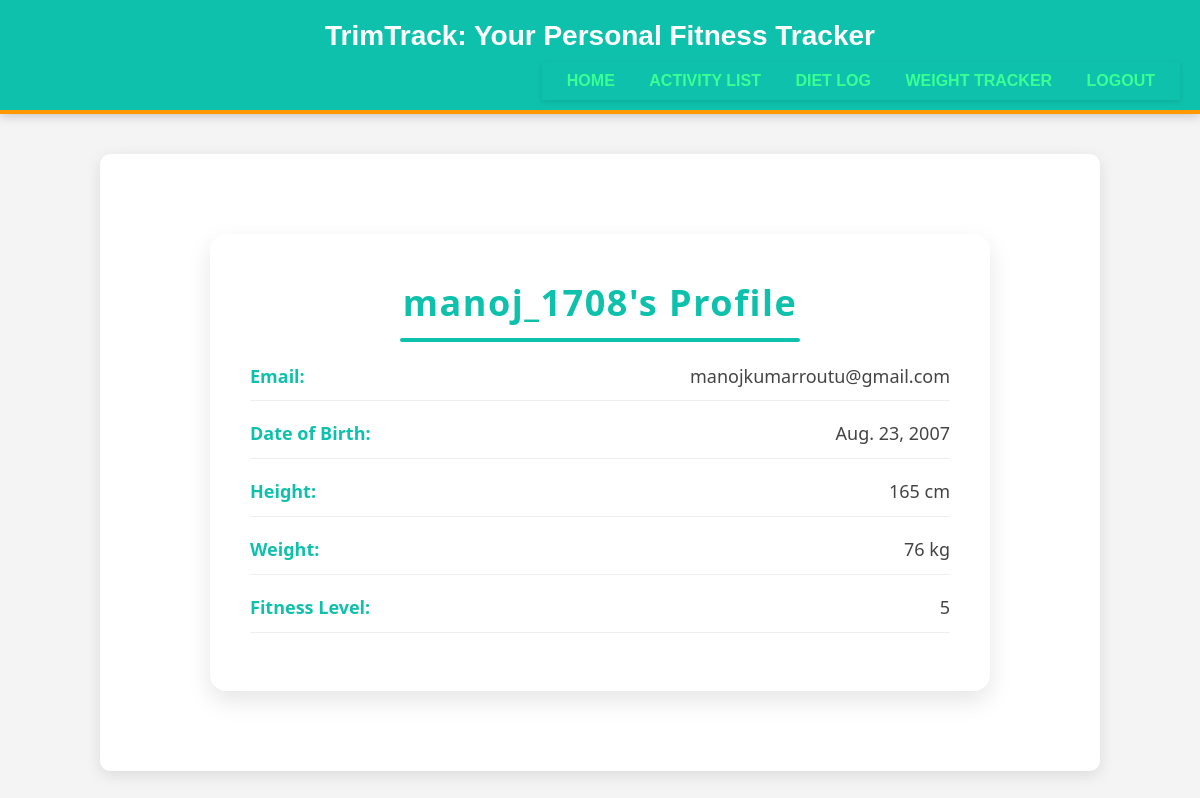
Screenshot of /fitness/profile/ (signed in) with the database file from the repository.
### fitness/models.py (models this page shows, shortened)
class UserProfile(models.Model):
    user = models.OneToOneField(User, on_delete=models.CASCADE)
    date_of_birth = models.DateField()
    height = models.IntegerField()
    weight = models.IntegerField()
    fitness_level = models.IntegerField()

### fitness/views.py (the view)
# urls.py: path('profile/', profile, name='profile'),]
def profile(request):
    user_profile = UserProfile.objects.get(user=request.user)
    context = {
        'user': request.user,
        'user_profile': user_profile
    }
    return render(request, 'fitness/profile.html', context)

### fitness/templates/fitness/profile.html (shortened to what this page needs)
{% extends 'fitness/base.html' %}
{% block content %}
<div class="profile-container">
    <div class="profile-header">{{ user.username }}'s Profile</div>
    <div class="profile-info">
        <div class="info-row">
            <div class="info-label">Email:</div>
            <div class="info-value">{{ user.email }}</div>
        </div>
        <div class="info-row">
            <div class="info-label">Date of Birth:</div>
            <div class="info-value">{{ user_profile.date_of_birth }}</div>
        </div>
        <div class="info-row">
            <div class="info-label">Height:</div>
            <div class="info-value">{{ user_profile.height }} cm</div>
        </div>
        <div class="info-row">
            <div class="info-label">Weight:</div>
            <div class="info-value">{{ user_profile.weight }} kg</div>
        </div>
        <div class="info-row">
            <div class="info-label">Fitness Level:</div>
            <div class="info-value">{{ user_profile.fitness_level }}</div>
        </div>
    </div>
</div>
{% endblock %}

### fitness/static/fitness/style.css (style rules this page uses)
body { font-family: Arial, sans-serif; margin: 0; padding: 0; background-color: #f4f4f4; }

### fitness/templates/fitness/profile.html (style rules this page uses)
.profile-container { max-width: 700px; margin: 60px auto; background-color: #ffffff; padding: 40px; border-radius: 16px; box-shadow: 0 10px 25px rgba(0, 0, 0, 0.1); font-family: 'Segoe UI', Tahoma, Geneva, Verdana, sans-serif; }
.profile-header { text-align: center; font-size: 36px; font-weight: bold; color: #0ec1ac; margin-bottom: 30px; position: relative; letter-spacing: 1.5px; }
.profile-header::after { content: ''; position: absolute; width: 400px; height: 4px; background: #0ec1ac; left: 50%; transform: translateX(-50%); bottom: -10px; border-radius: 2px; }
.profile-info { margin-top: 20px; }
.info-row { margin-bottom: 18px; display: flex; justify-content: space-between; border-bottom: 1px solid #eee; padding-bottom: 10px; }
.info-label { font-weight: bold; color: #0ec1ac; font-size: 18px; }
.info-value { font-size: 18px; color: #444; }

### rows the page displays
UserProfile: date_of_birth "Aug. 23, 2007", height "165", weight "76", fitness_level "5"

### other values shown
{{ user.username }} "manoj_1708"
{{ user.email }} "manojkumarroutu@gmail.com"
